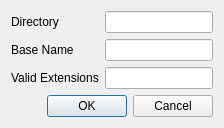
<?xml version="1.0" encoding="UTF-8"?>
<ui version="4.0">
 <class>Dialog</class>
 <widget class="QDialog" name="Dialog">
  <property name="windowTitle">
   <string>Dialog</string>
  </property>
  <layout class="QVBoxLayout" name="verticalLayout">
   <item>
    <layout class="QFormLayout" name="formLayout">
     <item row="0" column="0">
      <widget class="QLabel" name="label_3">
       <property name="text">
        <string>Directory</string>
       </property>
      </widget>
     </item>
     <item row="0" column="1">
      <widget class="QLineEdit" name="line_dir"/>
     </item>
     <item row="1" column="0">
      <widget class="QLabel" name="label_2">
       <property name="text">
        <string>Base Name</string>
       </property>
      </widget>
     </item>
     <item row="1" column="1">
      <widget class="QLineEdit" name="line_name"/>
     </item>
     <item row="2" column="0">
      <widget class="QLabel" name="label">
       <property name="text">
        <string>Valid Extensions</string>
       </property>
      </widget>
     </item>
     <item row="2" column="1">
      <widget class="QLineEdit" name="line_ext"/>
     </item>
    </layout>
   </item>
   <item>
    <widget class="QDialogButtonBox" name="buttonBox">
     <property name="orientation">
      <enum>Qt::Orientation::Horizontal</enum>
     </property>
     <property name="standardButtons">
      <set>QDialogButtonBox::StandardButton::Cancel|QDialogButtonBox::StandardButton::Ok</set>
     </property>
    </widget>
   </item>
  </layout>
 </widget>
 <resources/>
 <connections>
  <connection>
   <sender>buttonBox</sender>
   <signal>accepted()</signal>
   <receiver>Dialog</receiver>
   <slot>accept()</slot>
   <hints>
    <hint type="sourcelabel">
     <x>248</x>
     <y>254</y>
    </hint>
    <hint type="destinationlabel">
     <x>157</x>
     <y>274</y>
    </hint>
   </hints>
  </connection>
  <connection>
   <sender>buttonBox</sender>
   <signal>rejected()</signal>
   <receiver>Dialog</receiver>
   <slot>reject()</slot>
   <hints>
    <hint type="sourcelabel">
     <x>316</x>
     <y>260</y>
    </hint>
    <hint type="destinationlabel">
     <x>286</x>
     <y>274</y>
    </hint>
   </hints>
  </connection>
 </connections>
</ui>
